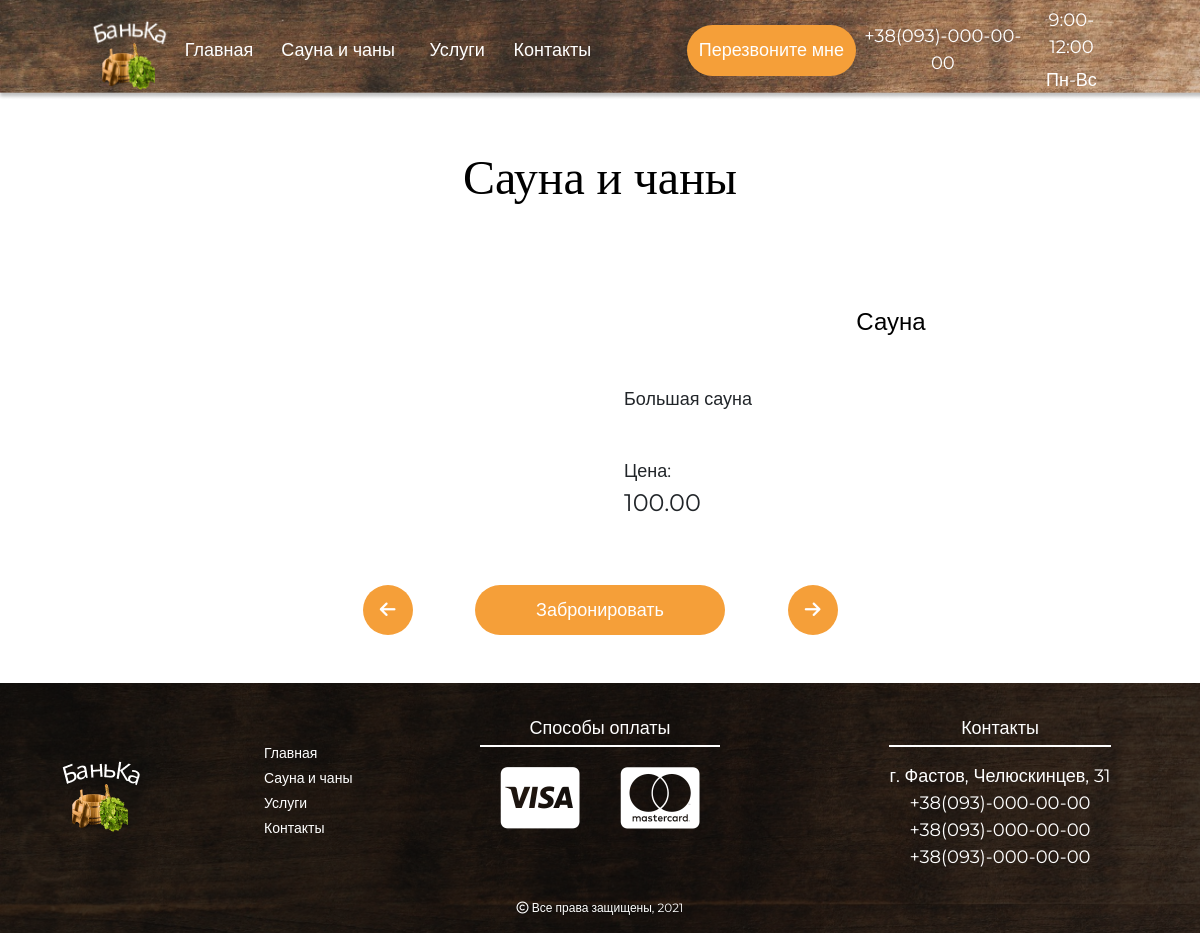
The page /gallery/sauna/ on the database as committed earlier.
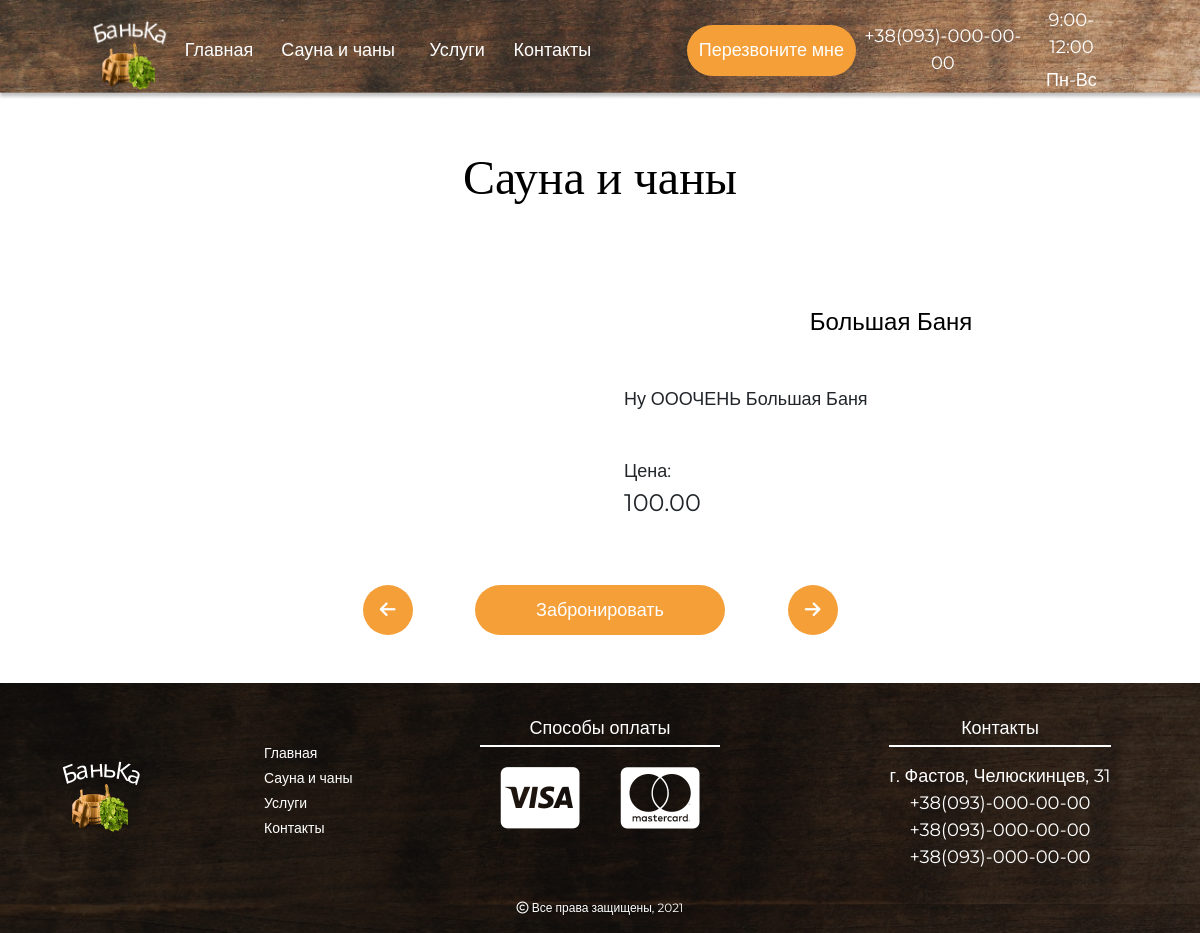
The same page on the database as committed later.
### gallery/models.py (models this page shows, shortened)
class Gallery(models.Model):
    def get_file_name(self, filename):
        ext = filename.strip().split('.')[-1]
        filename = f'{uuid4()}.{ext}'
        return path.join('images/Gallery', filename)
    photo = models.ImageField(upload_to=get_file_name)
    is_visible = models.BooleanField(default=True)
    is_sauna = models.BooleanField(default=False)
    is_vat = models.BooleanField(default=False)

class Category(models.Model):
    title = models.CharField(unique=True, max_length=50)
    description = models.CharField(max_length=150, unique=True)
    price = models.DecimalField(max_digits=8, decimal_places=2)
    is_visible = models.BooleanField(default=True)
    is_sauna = models.BooleanField(default=False)
    is_vat = models.BooleanField(default=False)

### gallery/views.py (the view)
# urls.py: path('sauna/', sauna_views),
def sauna_views(request):
    category = Category.objects.filter(is_visible=True).filter(is_sauna=True)
    gallery = Gallery.objects.filter(is_visible=True).filter(is_sauna=True)
    return render(request, 'gallery_sauna.html', context={'category': category, 'gallery': gallery,})

### gallery/templates/gallery_sauna.html (shortened to what this page needs)
{% extends 'base.html' %}
{% block content %}
    <section class="gallery container">
        <h2 class="title">Сауна и чаны</h2>
        <div class="gallery-content">
            {% for item in gallery %}
                {% if forloop.first %}
                    <div class="gallery-img" id="show-popup">
                        <div class="show-popup">
                            <i class="fas fa-search"></i>
                        </div>
                    </div>
                {% endif %}
            {% endfor %}
            {% for item in category %}
                <div class="gallery-description">
                    <h4 class="title">{{ item.title }}</h4>
                    <p class="text">{{ item.description }}</p>
                    <div class="price">
                        <p class="price-title">Цена: </p>
                        <p class="price-text">{{ item.price }}</p>
                    </div>
                </div>
            {% endfor %}
        </div>
        <div class="gallery-buttons">
            <button class="btn"><i class="fas fa-arrow-left"></i></button>
            <button class="btn">Забронировать</button>
            <button class="btn"><i class="fas fa-arrow-right"></i></button>
        </div>
    </section>
{% endblock %}

### templates/base.html (shortened to what this page needs)
{% load static %}
<!DOCTYPE HTML>
<html lang="ru">
<head>
    <link href="https://cdn.jsdelivr.net/npm/bootstrap@5.0.2/dist/css/bootstrap.min.css" rel="stylesheet"
>
    <link rel="stylesheet" href= {% static "style/calendar/jquery-ui.theme.min.css" %}>
    <link rel="stylesheet" href= {% static "style/calendar/jquery-ui.structure.min.css" %}>
    <link rel="stylesheet" href= {% static "style/calendar/jquery-ui.min.css" %}>
    <link rel="stylesheet" href= {% static "style/style.css" %}>
    <link rel="stylesheet" href= {% static "style/landing-page/landing-page.css" %}>
    <link rel="stylesheet" href= {% static "style/section-booking/section-booking.css" %}>
    <link rel="stylesheet" href= {% static "style/section-contacts/section-contacts.css" %}>
    <link rel="stylesheet" href= {% static "style/section-services/section-services.css" %}>
    <link rel="stylesheet" href= {% static "style/section-gallery/section-gallery.css" %}>
</head>
<body>
<header class="header">
    <div class="wrapper">
        <div class="logo">
            <img src={% static "img/logo.png" %} alt="logo"/>
        </div>
        <div class="content-collapse">
            <nav class="links-nav">
                <a class='link-item' href="/">Главная</a>
                <a class='link-item' href="/booking">Сауна и чаны</a>
                <a class='link-item' href="/services">Услуги</a>
                <a class='link-item' href="/contacts">Контакты</a>
            </nav>
            <button class="btn-callback">Перезвоните мне</button>
            <a class="phone" href="tel:+38(093)-000-00-00">+38(093)-000-00-00</a>
            <div class="schedule">
                <p>9:00-12:00</p>
                <p>Пн-Вс</p>
            </div>
        </div>
    </div>
</header>
{% block content %}
{% endblock %}
<footer class="footer">
    <div class="wrapper">
        <div class="logo">
            <img src={% static "img/logo.png" %} alt="logo"/>
        </div>
        <nav class="menu">
            <a class='link-item' href="/">Главная</a>
            <a class='link-item' href="/booking">Сауна и чаны</a>
            <a class='link-item' href="/services">Услуги</a>
            <a class='link-item' href="/contacts">Контакты</a>
        </nav>
        <div class="payment">
            <p class="payment-title">Способы оплаты</p>
            <div class="payment-icons">
                <i class="fab fa-cc-visa"></i>
                <i class="fab fa-cc-mastercard"></i>
            </div>
        </div>
        <div class="contacts">
            <p class="contact-title">Контакты</p>
            <a href="https://www.google.com.ua/maps/place/%D1%83%D0%BB.+%D0%A7%D0%B5%D0%BB%D1%8E%D1%81%D0%BA%D0%B8%D0%BD%D1%86%D0%B5%D0%B2,+31,+%D0%A4%D0%B0%D1%81%D1%82%D0%BE%D0%B2,+%D0%9A%D0%B8%D0%B5%D0%B2%D1%81%D0%BA%D0%B0%D1%8F+%D0%BE%D0%B1%D0%BB%D0%B0%D1%81%D1%82%D1%8C,+08500/@50.0633097,29.8937143,18z/data=!3m1!4b1!4m9!1m2!2m1!1z0LMuINCk0LDRgdGC0L7Qsiwg0KfQtdC70Y7RgdC60LjQvdGG0LXQsiwgMzE!3m5!1s0x40d354eed32c9db1:0xdbdd049f44bca2ec!8m2!3d50.063308!4d29.8948086!15sCizQsy4g0KTQsNGB0YLQvtCyLCDQp9C10LvRjtGB0LrQuNC90YbQtdCyLCAzMZIBEWNvbXBvdW5kX2J1aWxkaW5n?hl=ru"
               class="contact-item">г. Фастов, Челюскинцев, 31</a>
            <a href="tel:+38(093)-000-00-00" class="contact-item">+38(093)-000-00-00</a>
            <a href="tel:+38(093)-000-00-00" class="contact-item">+38(093)-000-00-00</a>
            <a href="tel:+38(093)-000-00-00" class="contact-item">+38(093)-000-00-00</a>
        </div>
    </div>
    <p class="copyright"><i class="far fa-copyright"></i> Все права защищены, 2021</p>
</footer>
</body>
</html>

### static/style/style.css (style rules this page uses)
* { margin: 0; padding: 0; }
body { font-size: 18px; font-weight: 400; font-family: Montserrat, sans-serif; }
h2 { font-size: 48px; font-family: "Caveat", cursive; }
h4 { font-size: 24px; }
.container { width: 1440px; margin: auto; }
header.header { height: 100px; width: 100%; background-image: url("../img/header/header-background.png"); background-size: cover; background-repeat: no-repeat; }
header.header .wrapper { display: grid; grid-template-columns: repeat(14, 1fr); grid-template-areas: ". logo content content content content content content content content content content content ."; height: 100%; }
header.header .wrapper .logo { grid-area: logo; margin: auto; }
header.header .wrapper .logo img { width: 80px; height: 80px; }
header.header .wrapper .content-collapse { display: grid; grid-area: content; grid-template-columns: repeat(11, 1fr); grid-template-areas: "links links links links links . btn btn phone phone schedule"; }
header.header .wrapper .content-collapse .links-nav { grid-area: links; display: grid; grid-template-columns: 2fr 3fr 2fr 2fr; }
header.header .wrapper .content-collapse .links-nav .link-item { display: block; margin: auto; text-align: center; text-decoration: none; color: white; transition: font-size 0.3s; font-size: 18px; }
header.header .wrapper .content-collapse .btn-callback { grid-area: btn; display: block; padding: 12px 12px; margin: auto; font-size: 18px; color: white; background: #F59F39; border: none; border-radius: 90px; transition: background-color 0.3s; }
header.header .wrapper .content-collapse .phone { grid-area: phone; display: block; margin: auto; text-align: center; text-decoration: none; color: white; transition: font-size 0.3s; font-size: 18px; }
header.header .wrapper .content-collapse .schedule { grid-area: schedule; margin: auto; }
header.header .wrapper .content-collapse .schedule p { color: white; padding: 3px 0; margin: auto; text-align: center; }
footer.footer { background-image: url("../img/footer/footer-background.png"); background-size: cover; background-repeat: no-repeat; height: 250px; display: grid; grid-template-rows: 9fr 1fr; }
footer.footer .wrapper { display: grid; grid-template-columns: 1fr 1fr 2fr 2fr; }
footer.footer .wrapper .logo { margin: auto; }
footer.footer .wrapper .logo img { display: block; margin: auto; }
footer.footer .wrapper .menu { margin: auto 0 auto 4rem; }
footer.footer .wrapper .menu .link-item { display: block; margin: auto; text-align: center; text-decoration: none; color: white; transition: font-size 0.3s; font-size: 14px; text-align: left; padding: 2px 0; }
footer.footer .wrapper .payment { margin: 2rem auto 0 auto; width: 60%; }
footer.footer .wrapper .payment .payment-title { color: white; text-align: center; position: relative; padding-bottom: 5px; color: white; }
footer.footer .wrapper .payment .payment-title:before { content: ""; position: absolute; border: 1px solid white; width: 100%; bottom: 0; left: 0; }
footer.footer .wrapper .payment .payment-icons { display: grid; grid-template-columns: repeat(2, 1fr); }
footer.footer .wrapper .payment .payment-icons i.fab.fa-cc-visa, footer.footer .wrapper .payment .payment-icons i.fab.fa-cc-mastercard { color: white; font-size: 70px; text-align: center; }
footer.footer .wrapper .contacts { margin: 2rem auto 0 auto; }
footer.footer .wrapper .contacts .contact-title { color: white; text-align: center; position: relative; padding-bottom: 5px; color: white; }
footer.footer .wrapper .contacts .contact-title:before { content: ""; position: absolute; border: 1px solid white; width: 100%; bottom: 0; left: 0; }
footer.footer .wrapper .contacts .contact-item { display: block; margin: auto; text-align: center; text-decoration: none; color: white; transition: font-size 0.3s; font-size: 18px; }
footer.footer .copyright { text-align: center; font-size: 12px; color: white; }
footer.footer .copyright i.far.fa-copyright { color: white; }

Rows that differ between the two databases and show on the page:
changed Category: title "Сауна" → "Большая Баня"; description "Большая сауна" → "Ну ОООЧЕНЬ Большая Баня"
